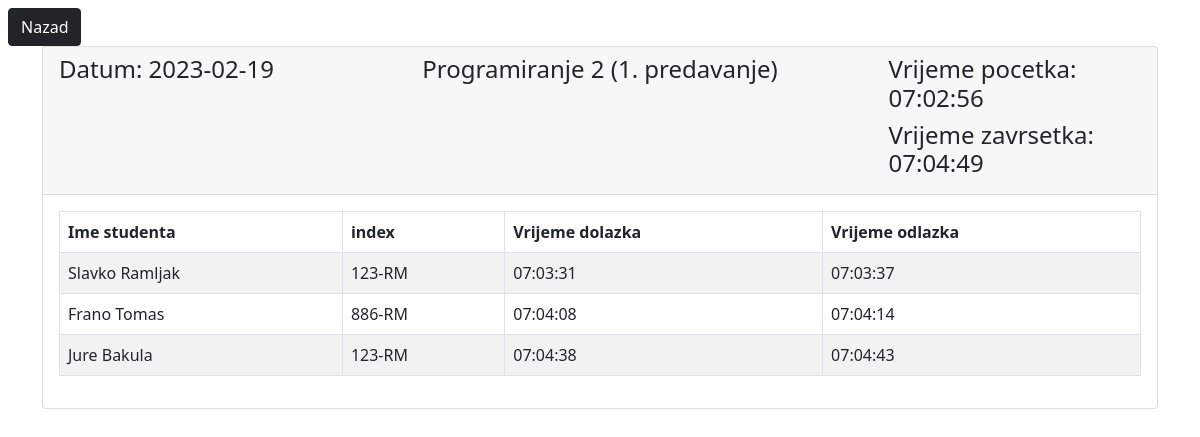
The page /forProfessor/terminView.php?id=12 (signed in) on the database its author committed.
### tables this page shows
CREATE TABLE `termin` (
  `id` int(11) NOT NULL,
  `naziv` varchar(100) DEFAULT NULL,
  `predavac_id` int(11) NOT NULL,
  `kolegij_id` int(11) NOT NULL,
  `datum` date NOT NULL,
  `vrijeme_pocetka` time DEFAULT NULL,
  `vrijeme_zavrsetka` time DEFAULT NULL,
  `zavrsen` varchar(11) NOT NULL
);

CREATE TABLE `kolegij` (
  `id` int(11) NOT NULL,
  `naziv` varchar(100) NOT NULL,
  `studij_id` int(11) NOT NULL
);

CREATE TABLE `prisutnost` (
  `id` int(11) NOT NULL,
  `termin_id` int(11) NOT NULL,
  `student_id` int(11) NOT NULL,
  `vrijeme_dolazka` time DEFAULT NULL,
  `vrijeme_odlazka` time DEFAULT NULL
);

CREATE TABLE `users` (
  `id` int(11) NOT NULL,
  `name` varchar(255) DEFAULT NULL,
  `full_name` varchar(255) DEFAULT NULL,
  `indeks` varchar(20) DEFAULT NULL,
  `pass` varchar(255) DEFAULT NULL,
  `role` enum('admin','professor','student') DEFAULT NULL
);

### forProfessor/terminView.php (the view, shortened to what this page needs)
<?php
  include "../php/db_conn.php";
  if (isset($_SESSION['name']) && isset($_SESSION['id'])) {   ?>
<!DOCTYPE html>
<html lang="en">
<head>
  <link href="https://cdn.jsdelivr.net/npm/bootstrap@5.0.2/dist/css/bootstrap.min.css" rel="stylesheet">
</head>
<body>
  <a href="./terminTable.php" class="btn btn-dark mt-2 ms-2">Nazad</a>
  <div class="container">
    <div class="row">
      <div class="col-md-12">
        <div class="card">
          <div class="card-header">
						<div class="row d-flex">
            	<?php
								$termin_id = mysqli_real_escape_string($conn, $_GET['id']);
								$query = "select t.datum, t.vrijeme_pocetka, t.vrijeme_zavrsetka, t.naziv, k.naziv as 'kolegij_naziv'
								FROM termin t
								JOIN veza v ON v.id = t.predavac_id
								JOIN users u ON u.id = v.profesor_id
								JOIN kolegij k ON k.id = t.kolegij_id
								WHERE t.id = '$termin_id' ";
								$query_run = mysqli_query($conn, $query);
								if(mysqli_num_rows($query_run) > 0){
									foreach($query_run as $row){
										$datum = $row['datum'];
										$vrijeme_pocetka = $row['vrijeme_pocetka'];
										$vrijeme_zavrsetka = $row['vrijeme_zavrsetka'];
										$naziv = $row['naziv'];
										$kolegij_naziv = $row['kolegij_naziv'];
										echo "<div class='col-3'><h4>Datum: $datum</h4></div>";
										echo "<div class='col-6 text-center'><h4>$kolegij_naziv ($naziv)</h4></div>";
										echo "<div class='col-3'>";
										echo "<div class='row'>";
										echo "<div class='col d-flex justify-content-end'><h4>Vrijeme pocetka: $vrijeme_pocetka</h4></div>";
										echo "</div>";
										echo "<div class='row'>";
										echo "<div class='col d-flex justify-content-end'><h4>Vrijeme zavrsetka: $vrijeme_zavrsetka</h4></div>";
										echo "</div>";
										echo "</div>";
									}
								}
							?>
						</div>
          </div>
          <div class="card-body">
           <table class="table table-bordered table-striped">
            <thead>
              <tr>
                <th>Ime studenta</th>
                <th>index</th>
                <th>Vrijeme dolazka</th>
                <th>Vrijeme odlazka</th>
              </tr>
            </thead>
            <tbody>
              <?php
								$termin_id = mysqli_real_escape_string($conn, $_GET['id']);
                $query = "select u.full_name, u.indeks, p.vrijeme_dolazka, p.vrijeme_odlazka
								FROM prisutnost p
								JOIN vezastudent v ON v.id = p.student_id
								JOIN users u ON u.id = v.student_id
								JOIN termin t on t.id = p.termin_id
								WHERE t.id = '$termin_id' ";
                $query_run = mysqli_query($conn, $query);
                if(mysqli_num_rows($query_run) > 0){
                  foreach($query_run as $row){
                    ?>
                    <tr>
                      <td><?= $row['full_name']; ?></td>
                      <td><?= $row['indeks']; ?></td>
                      <td><?= $row['vrijeme_dolazka']; ?></td>
                      <td><?= $row['vrijeme_odlazka']; ?></td>
                    </tr>
                  <?php
                  }
                }
                else{
                  echo "<h5>Nema studija u bazi!</h5>";
                }
              ?>
            </tbody>
           </table>
          </div>
      </div>
    </div>
  </div>
</div>
</body>
</html>
<?php }else{
	header("Location: ../index.php");
} ?>

### rows shown on the page
termin: datum "2023-02-19", kolegij.naziv "Programiranje 2", naziv "1. predavanje", vrijeme_pocetka "07:02:56", vrijeme_zavrsetka "07:04:49"
prisutnost: users.full_name "Slavko Ramljak", users.indeks "123-RM", vrijeme_dolazka "07:03:31", vrijeme_odlazka "07:03:37"
prisutnost: users.full_name "Frano Tomas", users.indeks "886-RM", vrijeme_dolazka "07:04:08", vrijeme_odlazka "07:04:14"
prisutnost: users.full_name "Jure Bakula", users.indeks "123-RM", vrijeme_dolazka "07:04:38", vrijeme_odlazka "07:04:43"
